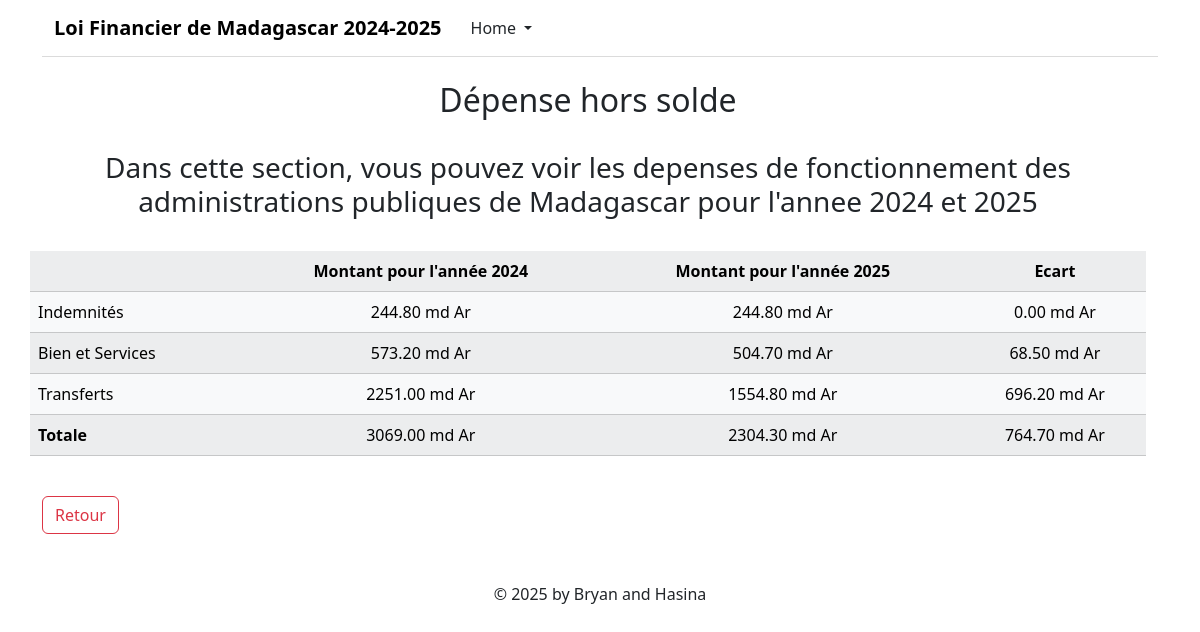
The app's page /pages/modele.php?page=3&titre=Dépense hors solde with its own data.
### tables this page shows
CREATE TABLE loi_financier_depenses_hors_solde(
    id_depense_hors_solde INT PRIMARY KEY AUTO_INCREMENT,
    categorie VARCHAR(100),
    montant_2024 DECIMAL(6,2),
    montant_2025 DECIMAL(6,2),
    ecart DECIMAL(6,2)
);

### inc/connection.php (called while the page is built, shortened)
<?php
    function dbconnect()
    {
        static $connect = null;
        if ($connect == null) {
            $connect = mysqli_connect('localhost','root','','loi_financier');
            mysqli_set_charset($connect, 'utf8mb4');
        }
        return $connect;
    }
?>

### inc/fonctions.php (called while the page is built, shortened)
<?php
    require("connection.php");
    function get_all_depense_hors_solde(){
        $sql= "SELECT * FROM loi_financier_depenses_hors_solde ";
        $result= mysqli_query(dbconnect(),$sql);
        $demande=array();
        while($donnee=mysqli_fetch_assoc($result)){
            $demande[]=$donnee;
        }
        return $demande;
    }
    function get_total_depense_hors_solde(){
        $sql="SELECT SUM(montant_2024) as total_2024, SUM(montant_2025) as total_2025, SUM(ecart) as total_ecart FROM loi_financier_depenses_hors_solde";
        $resultat=mysqli_query(dbconnect(),$sql);
        $donnee=mysqli_fetch_assoc($resultat);
        return $donnee;
    }
?>

### pages/depensehorssolde.php (the view)
<?php
    $horssolde=get_all_depense_hors_solde();
    $somme=get_total_depense_hors_solde();
?>
<div class="row">
    <section class="row mt-4">
        <h2 class="text-center"><?php echo $_GET['titre'];?></h2>
    </section>
    <section class="row mt-4">
        <h3 class="text-center">Dans cette section, vous pouvez voir les depenses de fonctionnement des administrations publiques de Madagascar pour l'annee 2024 et 2025</h3>
    </section>
    <section class="row mt-4">
        <table class="table table-light table-striped text-center">
            <tr>
                <th></th>
                <th>Montant pour l'année 2024</th>
                <th>Montant pour l'année 2025</th>
                <th>Ecart</th>
            </tr>
            <?php foreach ($horssolde as $hs) {?>
                <tr>
                    <td class="text-start"><?php echo $hs['categorie'];?></td>
                    <td><?php echo $hs['montant_2024'];?> md Ar</td>
                    <td><?php echo $hs['montant_2025'];?> md Ar</td>
                    <td><?php echo $hs['ecart'];?> md Ar</td>
                </tr>
            <?php } ?>
            <tr>
                <th class="text-start">Totale</th>
                <td><?php echo $somme['total_2024'];?> md Ar</td>
                <td><?php echo $somme['total_2025'];?> md Ar</td>
                <td><?php echo $somme['total_ecart'];?> md Ar</td>
            </tr>
        </table>
    </section>
    <section class="row mt-4">
        <article class="col-3 col-sm-3 col-lg-3">
            <a href="modele.php?page=depenseparnatureeconomique" class="btn btn-outline-danger">Retour</a>
        </article>
    </section>
</div>

### pages/modele.php (shortened to what this page needs)
<?php
    require(".././inc/fonctions.php");
    $page= $_GET['page'];
    if($page==1){
        $page="interetdette";
    }elseif($page==2){
        $page="depensesolde";
    }elseif($page==3){
        $page="depensehorssolde";
    }elseif($page==4){
        $page="depenseinvestissement";
    }
    $page_format= $page.".php";
?>
<!DOCTYPE html>
<html lang="en">
<head>
    <link rel="stylesheet" href=".././assets/css/style.css">
    <link href=".././assets/bootstrap/css/bootstrap.min.css" rel="stylesheet">
    <link rel="stylesheet" href=".././assets/bootstrap-icons/font/bootstrap-icons.css">
</head>
<body>
    <div class="container">
        <header>
            <nav class="navbar navbar-expand-lg ">
                <div class="container-fluid">
                    <a class="navbar-brand fw-bold" href="#">Loi Financier de Madagascar 2024-2025</a>
                    <div class="collapse navbar-collapse" id="navbarNavDarkDropdown">
                        <ul class="navbar-nav">
                            <li class="nav-item dropdown">
                                <button class="btn dropdown-toggle" data-bs-toggle="dropdown" aria-expanded="false">
                                    Home
                                </button>
                            </li>
                        </ul>
                    </div>
                </div>
            </nav>
        </header>
        <main>
            <?php include($page_format);?>
        </main>
        <footer class="mt-5">
            <p class="text-center">&copy; 2025 by Bryan and Hasina</p>
        </footer>
    </div>
</body>
</html>

### assets/css/style.css (style rules this page uses)
* { margin: 0; padding: 0; box-sizing: border-box; font-family: system-ui, sans-serif; }
.navbar { background-color: #fff; border-bottom: 1px solid #dbdbdb; padding: 10px 20px; display: flex; justify-content: space-between; align-items: center; padding-left: 10px; }

### records on screen
loi_financier_depenses_hors_solde: categorie "Indemnités", montant_2024 "244.80", montant_2025 "244.80", ecart "0.00"
loi_financier_depenses_hors_solde: categorie "Bien et Services", montant_2024 "573.20", montant_2025 "504.70", ecart "68.50"
loi_financier_depenses_hors_solde: categorie "Transferts", montant_2024 "2251.00", montant_2025 "1554.80", ecart "696.20"

### other values on screen
$_GET['titre'] "Dépense hors solde"
$somme['total_2024'] "3069.00"
$somme['total_2025'] "2304.30"
$somme['total_ecart'] "764.70"
